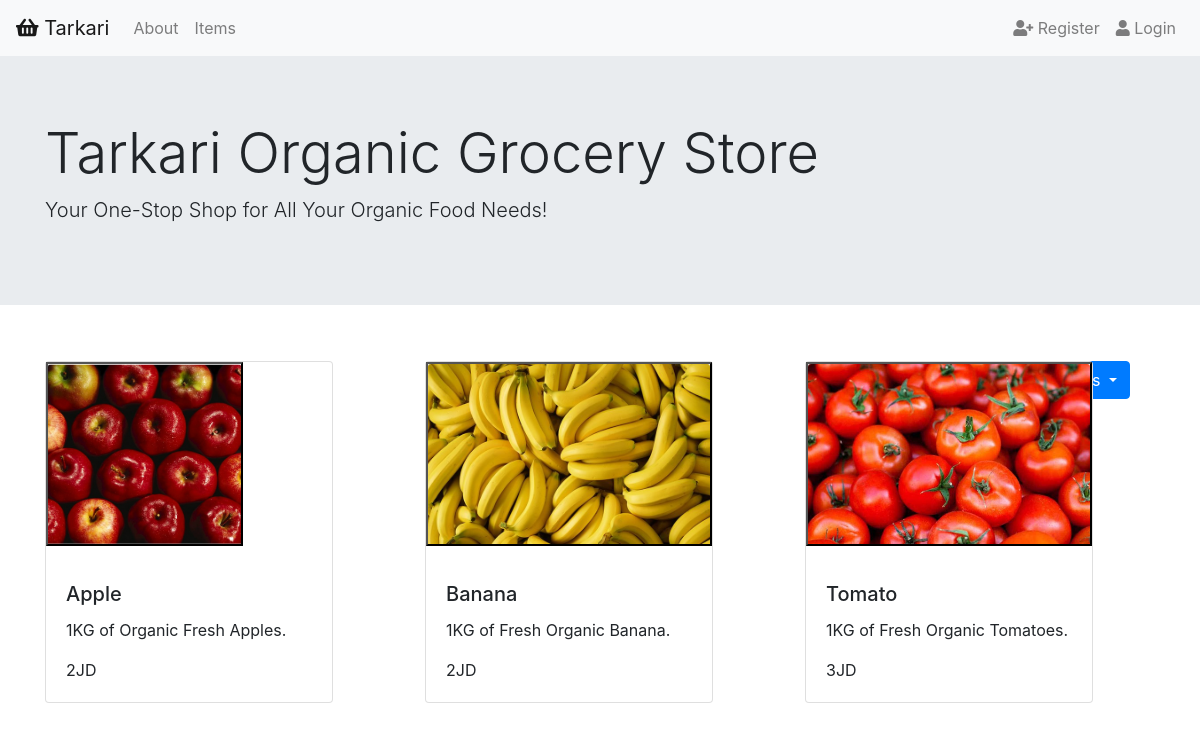
The page /items.php on the database its author committed.
### tables this page shows
CREATE TABLE `items` (
  `name` varchar(20) NOT NULL,
  `image` varchar(20) NOT NULL,
  `description` varchar(30) NOT NULL,
  `price` decimal(11,0) NOT NULL,
  `category` varchar(20) NOT NULL,
  `detailedDescription` text NOT NULL
);

### items.php (the view, shortened to what this page needs)
<html>
<head>
    <?php
include "head.php";
?>
</head>
<body>
    <?php
include_once "navbar.php";
?>
    <div class="jumbotron jumbotron-fluid">
        <div class="container">
            <h1 class="display-4">Tarkari Organic Grocery Store</h1>
            <p class="lead">Your One-Stop Shop for All Your Organic Food Needs!</p>
        </div>
    </div>
    <br>
    <div class="dropdown">
        <button class="btn btn-primary dropdown-toggle btn-right" type="button" id="categories" data-toggle="dropdown">
        </button>
    </div>
    <div class="container">
        <?php
$category = 'all';
$query = '';
if ($category == 'all') {
    $query = "SELECT * FROM items";
} else {
    $query = "SELECT * FROM items WHERE category='$category'";
}
$result = mysqli_query($con, $query);
if (mysqli_num_rows($result) == 0) {
    echo "<div class='row'>
    <h3>No items to show.</h3>
    </div>";
} else {
    echo "<div class='row'>";
    while ($row = mysqli_fetch_assoc($result)) {
        if (empty($_SESSION["email"])) {
            echo "<div class='col-sm-3'>
            <div class='card' style='width: 18rem;'>
            <form method='POST' action='details.php'>
            <input value='$row[name]' name='item' style='display:none'>
            <button class='hidden-btn' type='submit' ><img class='card-img-top' src='images/$row[image]' alt='$row[description]'></button>
            </form>
            <div class='card-body'>
              <h5 class='card-title'>$row[name]</h5>
              <p class='card-text'>$row[description]</p>
              <p class='card-text'>$row[price]JD</p>
            </div>
          </div>
          </div>
          <div class='col-sm-1'></div>";
        }
    }
    echo "</div";
}
?>
    </div>
</body>
</html>

### head.php (shortened to what this page needs)
<link href="styles\all.css" rel="stylesheet">
<link rel="stylesheet" href="styles/general.css">
<link href="vendor\bootstrap\css\bootstrap.min.css" rel="stylesheet">

### navbar.php (shortened to what this page needs)
<nav class="navbar navbar-expand-lg navbar-light bg-light">
    <a class="navbar-brand" href="index.php"><i class="fas fa-shopping-basket"></i> Tarkari</a>
    <div class="navbar-collapse collapse w-100 dual-collapse2">
        <ul class="navbar-nav ">
            <li class="nav-item">
                <a class="nav-link" href="about.php">About</a>
            </li>
            <li class="nav-item">
                <a class="nav-link" href="items.php">Items</a>
            </li>
        </ul>
    </div>
    <div class="navbar-collapse collapse w-100 order-3 dual-collapse2">
        <ul class="navbar-nav ml-auto">
            <?php if (empty($_SESSION["email"])) {?>
            <li class="nav-item">
                <a class="nav-link" href="register.php"><i class="fas fa-user-plus"></i> Register</a>
            </li>
            <li class="nav-item">
                <a class="nav-link" href="login.php"> <i class="fas fa-user"></i> Login</a>
            </li>
            <?php }?>
        </ul>
    </div>
</nav>

### styles/all.css (style rules this page uses)
.fa, .fas, .far, .fal, .fab { -moz-osx-font-smoothing: grayscale; -webkit-font-smoothing: antialiased; display: inline-block; font-style: normal; font-variant: normal; text-rendering: auto; line-height: 1; }
.fa-shopping-basket:before { content: "\f291"; }
.fa-user:before { content: "\f007"; }
.fa-user-plus:before { content: "\f234"; }
.fa, .fas { font-family: 'Font Awesome 5 Free'; font-weight: 900; }

### styles/general.css (style rules this page uses)
.card-img-top { width: 100%; height: 15vw; object-fit: cover; }
.btn-right { right: 70px; position: absolute; }
.hidden-btn { padding: 0px 0px !important; cursor: pointer; }

### rows shown on the page
items: image (picture), name "Apple", description "1KG of Organic Fresh Apples.", price "2"
items: image (picture), name "Banana", description "1KG of Fresh Organic Banana.", price "2"
items: image (picture), name "Tomato", description "1KG of Fresh Organic Tomatoes.", price "3"
